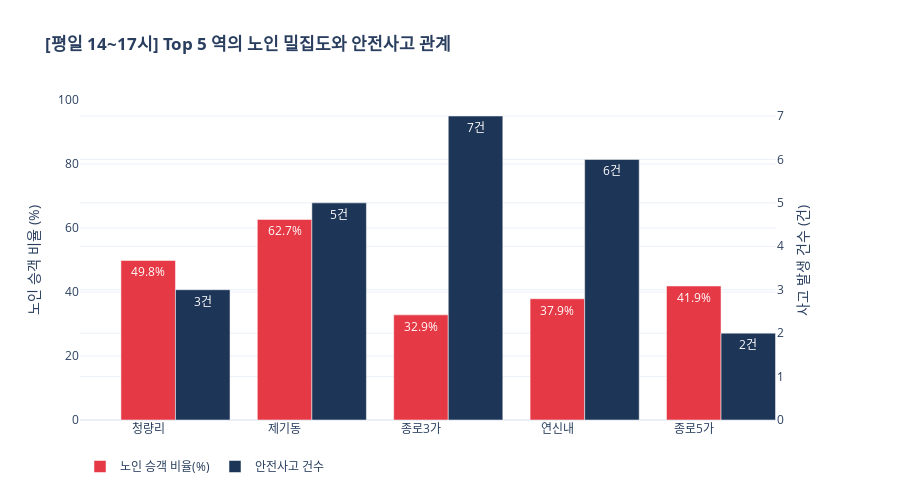

Notebook code cell kept with this figure:
### Code cell
# ----------------------------------------------------------
# [1] 핵심 기능: 역 이름 통일 함수 (괄호, 숫자, '역' 제거)
# ----------------------------------------------------------
def clean_station_name(name):
    if pd.isna(name): return ""
    name = str(name)
    # 1. 괄호와 그 안의 내용 제거 (예: "종로3가(5)역" -> "종로3가역")
    name = name.split('(')[0] 
    # 2. 끝에 '역' 글자 제거 (예: "종로3가역" -> "종로3가")
    if name.endswith('역'):
        name = name[:-1]
    return name.strip() # 앞뒤 공백 제거

# ----------------------------------------------------------
# [2] 데이터 로드 및 전처리
# ----------------------------------------------------------
# (데이터가 이미 로드되어 있다고 가정, 없으면 아래 주석 해제 후 로드)
# safety_df = pd.read_csv("안전사고_utf.csv", low_memory=False)
# senior_df = pd.read_csv("노인승하차24_utf8.csv", low_memory=False)
# total_df = pd.read_csv("전연령24_utf8.csv", low_memory=False)

# 1. 안전사고 데이터 전처리
safety_df['발생일자'] = pd.to_datetime(safety_df['발생일자'])
safety_df['시간대'] = pd.to_datetime(safety_df['발생시간'], format='%H:%M:%S', errors='coerce').dt.hour
# ★ 역 이름 정제 적용
safety_df['정제된역명'] = safety_df['발생역'].apply(clean_station_name)

# 2. 승하차 데이터 전처리
target_time_cols = ['14-15시간대', '15-16시간대', '16-17시간대']

def process_traffic_data(df, time_cols):
    temp = df.copy()
    # 날짜 변환 및 평일 필터링
    temp['수송일자'] = pd.to_datetime(temp['수송일자'])
    temp = temp[temp['수송일자'].dt.dayofweek < 5] # 월(0)~금(4)
    # ★ 역 이름 정제 적용
    temp['정제된역명'] = temp['역명'].apply(clean_station_name)
    
    # 숫자 변환 및 시간대 합계
    for col in time_cols:
        temp[col] = pd.to_numeric(temp[col], errors='coerce').fillna(0)
    
    # 하차 인원만 집계 (목적지 분석) - 필요시 '승차'로 변경 가능
    if '승하차구분' in temp.columns:
        temp = temp[temp['승하차구분'] == '하차'] # ★ 하차 기준
        
    return temp.groupby('정제된역명')[time_cols].sum().sum(axis=1)

# ----------------------------------------------------------
# [3] 분석 실행: Top 5 역 (평일 14~17시)
# ----------------------------------------------------------
# 분석 대상 역 (정제된 이름 기준)
target_stations = ['청량리', '제기동', '종로3가', '연신내', '종로5가']

# 1. [승하차] 노인 비중 계산
senior_sums = process_traffic_data(senior24_df, target_time_cols)
total_sums = process_traffic_data(total24_df, target_time_cols)

traffic_data = []
for station in target_stations:
    s_cnt = senior_sums.get(station, 0)
    t_cnt = total_sums.get(station, 0)
    ratio = (s_cnt / t_cnt * 100) if t_cnt > 0 else 0
    traffic_data.append([station, s_cnt, ratio])

df_traffic = pd.DataFrame(traffic_data, columns=['역명', '노인하차수', '노인비율'])

# 2. [안전사고] 해당 역, 해당 시간대(14~17시) 사고 건수 계산
# 평일 조건 추가
safety_weekday = safety_df[safety_df['발생일자'].dt.dayofweek < 5]
# 시간대(14, 15, 16) & Top 5 역 필터링
mask = (safety_weekday['시간대'].isin([14, 15, 16])) & (safety_weekday['정제된역명'].isin(target_stations))
safety_target = safety_weekday[mask]

# 역별 사고 건수 및 주 원인 파악
safety_summary = safety_target.groupby('정제된역명')['사고유형'].value_counts().unstack(fill_value=0)
safety_summary['총사고건수'] = safety_summary.sum(axis=1)
# Top 5 역 순서대로 정렬
safety_summary = safety_summary.reindex(target_stations).fillna(0)

print(f"📊 [평일 14시~17시 Top 5 역 통합 분석 결과]")
print("-" * 50)
print(df_traffic)
print("-" * 50)
print("🔴 [해당 시간대 역별 안전사고 현황]")
print(safety_summary[['총사고건수']])

# ----------------------------------------------------------
# [4] 시각화 (노인 비율 vs 사고 건수)
# ----------------------------------------------------------
# 이중 축 그래프 (왼쪽: 노인 비율 / 오른쪽: 사고 건수)
fig = make_subplots(specs=[[{"secondary_y": True}]])

# 1. 노인 비율 (막대)
fig.add_trace(go.Bar(
    x=df_traffic['역명'],
    y=df_traffic['노인비율'],
    name='노인 승객 비율(%)',
    marker_color='#E63946',
    width=0.4,
    offset=-0.2,
    text=[f"{v:.1f}%" for v in df_traffic['노인비율']],
    textposition='auto'
), secondary_y=False)

# 2. 사고 건수 (막대)
fig.add_trace(go.Bar(
    x=safety_summary.index,
    y=safety_summary['총사고건수'],
    name='안전사고 건수',
    marker_color='#1D3557',
    width=0.4,
    offset=0.2,
    text=[f"{int(v)}건" for v in safety_summary['총사고건수']],
    textposition='auto'
), secondary_y=True)

fig.update_layout(
    title="<b>[평일 14~17시] Top 5 역의 노인 밀집도와 안전사고 관계</b>",
    template="plotly_white",
    legend=dict(orientation="h", y=-0.1),
    height=500
)

fig.update_yaxes(title_text="노인 승객 비율 (%)", secondary_y=False, range=[0, 100])
fig.update_yaxes(title_text="사고 발생 건수 (건)", secondary_y=True)

fig.show()

### Figure 1 — Plotly figure (JSON) as saved in the notebook; plotly's stock layout.template omitted (floating-point values rounded to 4 significant figures)
{"data": [{"marker": {"color": "#E63946"}, "name": "노인 승객 비율(%)", "offset": -0.2, "text": ["49.8%", "62.7%", "32.9%", "37.9%", "41.9%"], "textposition": "auto", "type": "bar", "width": 0.4, "x": ["청량리", "제기동", "종로3가", "연신내", "종로5가"], "xaxis": "x", "y": [49.85, 62.68, 32.86, 37.9, 41.88], "yaxis": "y"}, {"marker": {"color": "#1D3557"}, "name": "안전사고 건수", "offset": 0.2, "text": ["3건", "5건", "7건", "6건", "2건"], "textposition": "auto", "type": "bar", "width": 0.4, "x": ["청량리", "제기동", "종로3가", "연신내", "종로5가"], "xaxis": "x", "y": [3, 5, 7, 6, 2], "yaxis": "y2"}], "layout": {"height": 500, "legend": {"orientation": "h", "y": -0.1}, "title": {"text": "<b>[평일 14~17시] Top 5 역의 노인 밀집도와 안전사고 관계</b>"}, "xaxis": {"anchor": "y", "domain": [0, 0.94]}, "yaxis": {"anchor": "x", "domain": [0, 1], "range": [0, 100], "title": {"text": "노인 승객 비율 (%)"}}, "yaxis2": {"anchor": "x", "overlaying": "y", "side": "right", "title": {"text": "사고 발생 건수 (건)"}}}}
